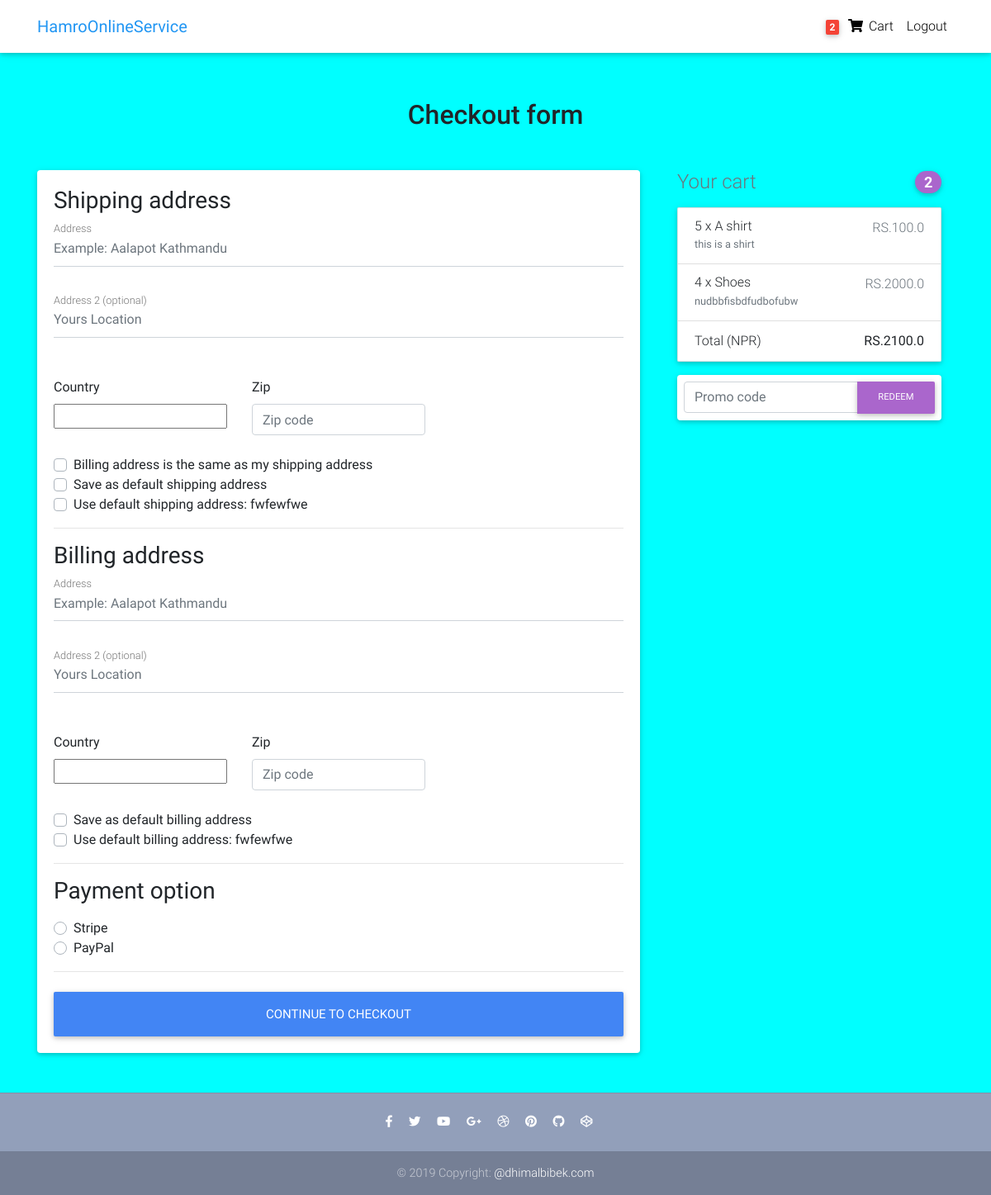
Screenshot of /checkout/ (signed in) with the database file from the repository.
### core/models.py (models this page shows, shortened)
class Order(models.Model):
    user = models.ForeignKey(settings.AUTH_USER_MODEL,
                             on_delete=models.CASCADE)
    ref_code = models.CharField(max_length=20, blank=True, null=True)
    items = models.ManyToManyField(OrderItem)
    start_date = models.DateTimeField(auto_now_add=True)
    ordered_date = models.DateTimeField()
    ordered = models.BooleanField(default=False)
    shipping_address = models.ForeignKey(
        'Address', related_name='shipping_address', on_delete=models.SET_NULL, blank=True, null=True)
    billing_address = models.ForeignKey(
        'Address', related_name='billing_address', on_delete=models.SET_NULL, blank=True, null=True)
    payment = models.ForeignKey(
        'Payment', on_delete=models.SET_NULL, blank=True, null=True)
    coupon = models.ForeignKey(
        'Coupon', on_delete=models.SET_NULL, blank=True, null=True)
    being_delivered = models.BooleanField(default=False)
    received = models.BooleanField(default=False)
    refund_requested = models.BooleanField(default=False)
    refund_granted = models.BooleanField(default=False)
    '''
    1. Item added to cart
    2. Adding a billing address
    (Failed checkout)
    3. Payment
    (Preprocessing, processing, packaging etc.)
    4. Being delivered
    5. Received
    6. Refunds
    '''
    def get_total(self):
        total = 0
        for order_item in self.items.all():
            total += order_item.get_final_price()
        if self.coupon:
            total -= self.coupon.amount
        return total

class Address(models.Model):
    user = models.ForeignKey(settings.AUTH_USER_MODEL,
                             on_delete=models.CASCADE)
    street_address = models.CharField(max_length=100)
    apartment_address = models.CharField(max_length=100)
    country = CountryField(multiple=False)
    zip = models.CharField(max_length=100)
    address_type = models.CharField(max_length=1, choices=ADDRESS_CHOICES)
    default = models.BooleanField(default=False)
    class Meta:
        verbose_name_plural = 'Addresses'

class OrderItem(models.Model):
    user = models.ForeignKey(settings.AUTH_USER_MODEL,
                             on_delete=models.CASCADE)
    ordered = models.BooleanField(default=False)
    item = models.ForeignKey(Item, on_delete=models.CASCADE)
    quantity = models.IntegerField(default=1)
    def get_total_discount_item_price(self):
        return self.quantity * self.item.discount_price
    def get_final_price(self):
        if self.item.discount_price:
            return self.get_total_discount_item_price()
        return self.get_total_item_price()

class Item(models.Model):
    title = models.CharField(max_length=100)
    price = models.FloatField()
    discount_price = models.FloatField(blank=True, null=True)
    category = models.CharField(choices=CATEGORY_CHOICES, max_length=2)
    label = models.CharField(choices=LABEL_CHOICES, max_length=1)
    slug = models.SlugField()
    description = models.TextField()
    image = models.ImageField()

### core/views.py (the view, shortened to what this page needs)
# urls.py: path('checkout/', CheckoutView.as_view(), name='checkout'),
class CheckoutView(View):
    def get(self, *args, **kwargs):
        try:
            order = Order.objects.get(user=self.request.user, ordered=False)
            form = CheckoutForm()
            context = {
                'form': form,
                'couponform': CouponForm(),
                'order': order,
                'DISPLAY_COUPON_FORM': True
            }
            shipping_address_qs = Address.objects.filter(
                user=self.request.user,
                address_type='S',
                default=True
            )
            if shipping_address_qs.exists():
                context.update(
                    {'default_shipping_address': shipping_address_qs[0]})
            billing_address_qs = Address.objects.filter(
                user=self.request.user,
                address_type='B',
                default=True
            )
            if billing_address_qs.exists():
                context.update(
                    {'default_billing_address': billing_address_qs[0]})
            return render(self.request, "checkout.html", context)
        except ObjectDoesNotExist:
            messages.info(self.request, "You do not have an active order")
            return redirect("core:checkout")

### core/forms.py
class CheckoutForm(forms.Form):
    shipping_address = forms.CharField(required=False)
    shipping_address2 = forms.CharField(required=False)
    shipping_country = CountryField(blank_label='(select country)').formfield(
        required=False,
        widget=CountrySelectWidget(attrs={
            'class': 'custom-select d-block w-100',
        }))
    shipping_zip = forms.CharField(required=False)
    billing_address = forms.CharField(required=False)
    billing_address2 = forms.CharField(required=False)
    billing_country = CountryField(blank_label='(select country)').formfield(
        required=False,
        widget=CountrySelectWidget(attrs={
            'class': 'custom-select d-block w-100',
        }))
    billing_zip = forms.CharField(required=False)
    same_billing_address = forms.BooleanField(required=False)
    set_default_shipping = forms.BooleanField(required=False)
    use_default_shipping = forms.BooleanField(required=False)
    set_default_billing = forms.BooleanField(required=False)
    use_default_billing = forms.BooleanField(required=False)
    payment_option = forms.ChoiceField(
        widget=forms.RadioSelect, choices=PAYMENT_CHOICES)

class CouponForm(forms.Form):
    code = forms.CharField(widget=forms.TextInput(attrs={
        'class': 'form-control',
        'placeholder': 'Promo code',
        'aria-label': 'Recipient\'s username',
        'aria-describedby': 'basic-addon2'
    }))

### core/templatetags/cart_template_tags.py (called while the page is built)
@register.filter
def cart_item_count(user):
    if user.is_authenticated:
        qs = Order.objects.filter(user=user, ordered=False)
        if qs.exists():
            return qs[0].items.count()
    return 0

### templates/checkout.html (shortened to what this page needs)
{% extends "base.html" %}
{% load crispy_forms_tags %}
{% block content %}
  <main >
    <div class="container wow fadeIn">
      <h2 class="my-5 h2 text-center">Checkout form</h2>
      <div class="row">
        <div class="col-md-8 mb-4">
          <div class="card">
            <form method="POST" class="card-body">
              <h3>Shipping address</h3>
              <div class='hideable_shipping_form'>
                <div class="md-form mb-5">
                  <input type='text' placeholder='Example: Aalapot Kathmandu' id='shipping_address' name='shipping_address' class='form-control' />
                  <label for="shipping_address" class="">Address</label>
                </div>
                <div class="md-form mb-5">
                  <input type='text' placeholder='Yours Location' id='shipping_address2' name='shipping_address2' class='form-control' />
                  <label for="shipping_address2" class="">Address 2 (optional)</label>
                </div>
                <div class="row">
                  <div class="col-lg-4 col-md-12 mb-4">
                    <label for="country">Country</label>
                    {{ form.shipping_country }}
                  </div>
                  <div class="col-lg-4 col-md-6 mb-4">
                    <label for="shipping_zip">Zip</label>
                    <input type='text' placeholder='Zip code' id='shipping_zip' name='shipping_zip' class='form-control' />
                  </div>
                </div>
                <div class="custom-control custom-checkbox">
                  <label class="custom-control-label" for="same_billing_address">Billing address is the same as my shipping address</label>
                </div>
                <div class="custom-control custom-checkbox">
                  <label class="custom-control-label" for="set_default_shipping">Save as default shipping address</label>
                </div>
              </div>
              {% if default_shipping_address %}
              <div class="custom-control custom-checkbox">
                <label class="custom-control-label" for="use_default_shipping">Use default shipping address: {{ default_shipping_address.street_address|truncatechars:10 }}</label>
              </div>
              {% endif %}
              <hr>
              <h3>Billing address</h3>
              <div class='hideable_billing_form'>
                <div class="md-form mb-5">
                  <input type='text' placeholder='Example: Aalapot Kathmandu' id='billing_address' name='billing_address' class='form-control' />
                  <label for="billing_address" class="">Address</label>
                </div>
                <div class="md-form mb-5">
                  <input type='text' placeholder='Yours Location' id='billing_address2' name='billing_address2' class='form-control' />
                  <label for="billing_address2" class="">Address 2 (optional)</label>
                </div>
                <div class="row">
                  <div class="col-lg-4 col-md-12 mb-4">
                    <label for="country">Country</label>
                    {{ form.billing_country }}
                  </div>
                  <div class="col-lg-4 col-md-6 mb-4">
                    <label for="billing_zip">Zip</label>
                    <input type='text' placeholder='Zip code' id='billing_zip' name='billing_zip' class='form-control' />
                  </div>
                </div>
                <div class="custom-control custom-checkbox">
                  <label class="custom-control-label" for="set_default_billing">Save as default billing address</label>
                </div>
              </div>
              {% if default_billing_address %}
              <div class="custom-control custom-checkbox">
                <label class="custom-control-label" for="use_default_billing">Use default billing address: {{ default_billing_address.street_address|truncatechars:10 }}</label>
              </div>
              {% endif %}
              <hr>
              <h3>Payment option</h3>
              <div class="d-block my-3">
                {% for value, name in form.fields.payment_option.choices %}
                <div class="custom-control custom-radio">
                  <label class="custom-control-label" for="{{ name }}">{{ name }}</label>
                </div>
                {% endfor %}
              </div>
              <hr class="mb-4">
              <button class="btn btn-primary btn-lg btn-block" type="submit">Continue to checkout</button>
            </form>
          </div>
        </div>
        <div class="col-md-4 mb-4">
          {% include "order_snippet.html" %}
        </div>
      </div>
    </div>
  </main>
{% endblock content %}

### templates/navbar.html (shortened to what this page needs)
{% load cart_template_tags %}
<nav  class="navbar fixed-top navbar-expand-lg navbar-light white scrolling-navbar">
    <div class="container">
      <a class="navbar-brand waves-effect" href="/">
        <strong class="blue-text">HamroOnlineService</strong>
      </a>
      <div class="collapse navbar-collapse" id="navbarSupportedContent">
        <ul class="navbar-nav nav-flex-icons">
          {% if request.user.is_authenticated %}
          <li class="nav-item">
            <a href="{% url 'core:order-summary' %}" class="nav-link waves-effect">
              <span class="badge red z-depth-1 mr-1"> {{ request.user|cart_item_count }} </span>
              <i class="fas fa-shopping-cart"></i>
              <span class="clearfix d-none d-sm-inline-block"> Cart </span>
            </a>
          </li>
          <li class="nav-item">
            <a class="nav-link waves-effect" href="{% url 'account_logout' %}">
              <span class="clearfix d-none d-sm-inline-block"> Logout </span>
            </a>
          </li>
          {% endif %}
        </ul>
      </div>
    </div>
  </nav>

### templates/order_snippet.html (shortened to what this page needs)
<div class="col-md-12 mb-4">
    <h4 class="d-flex justify-content-between align-items-center mb-3">
    <span class="text-muted">Your cart</span>
    <span class="badge badge-secondary badge-pill">{{ order.items.count }}</span>
    </h4>
    <ul class="list-group mb-3 z-depth-1">
    {% for order_item in order.items.all %}
    <li class="list-group-item d-flex justify-content-between lh-condensed">
        <div>
        <h6 class="my-0">{{ order_item.quantity }} x {{ order_item.item.title}}</h6>
        <small class="text-muted">{{ order_item.item.description}}</small>
        </div>
        <span class="text-muted">RS.{{ order_item.get_final_price }}</span>
    </li>
    {% endfor %}
    <li class="list-group-item d-flex justify-content-between">
        <span>Total (NPR)</span>
        <strong>RS.{{ order.get_total }}</strong>
    </li>
    </ul>
    {% if DISPLAY_COUPON_FORM %}
    <form class="card p-2" action="{% url 'core:add-coupon' %}" method="POST">
        <div class="input-group">
            {{ couponform.code }}
            <div class="input-group-append">
            <button class="btn btn-secondary btn-md waves-effect m-0" type="submit">Redeem</button>
            </div>
        </div>
    </form>
    {% endif %}
</div>

### templates/base.html (style rules this page uses)
html, body, header, .carousel { height: 60vh; }

### rows the page displays
Address: street_address "fwfewfwe"
Address: street_address "fwfewfwe"
Order: items.count "2", get_total "2100.0"
OrderItem: quantity "5", item "A shirt", item.description "this is a shirt", get_final_price "100.0"
OrderItem: quantity "4", item "Shoes", item.description "nudbbfisbdfudbofubw", get_final_price "2000.0"

### other values shown
{{ request.user|cart_item_count }} "2"
{{ name }} "Stripe" "PayPal"
